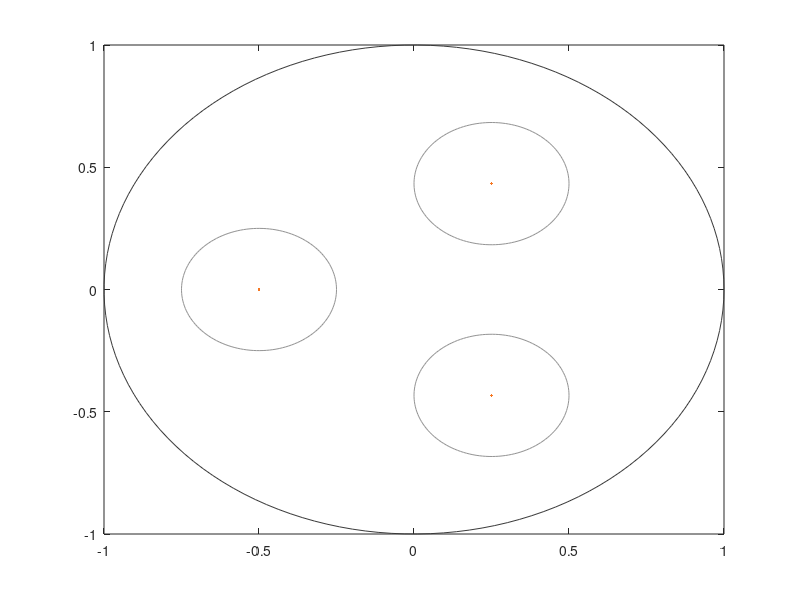

Here is the MATLAB script that generated this plot: (Note: this script raises an error after producing the figure.)
function demo_vandermonde_orb
% -------------------------------------------------------------------------
% In this demo we compute the conditioning of the Vandermonde matrices 
% construct via monomial basis and Chebyshev polynomials and the Lebesgue 
% constant of the interpolant construct by integrals on disks with 
% centers lying on orbits 
% -------------------------------------------------------------------------
% Dates
%--------------------------------------------------------------------------
% First version: November 15, 2023;
% Checked: December 07, 2023.
%--------------------------------------------------------------------------
% Authors
%--------------------------------------------------------------------------
% L. Bruni Bruno and G. Elefante
%--------------------------------------------------------------------------
% Paper
%--------------------------------------------------------------------------
% "Interpolation by integrals on discs"
% L. Bruni Bruno and G. Elefante
%--------------------------------------------------------------------------


%--------------------------------------------------------------------------
% Parameters
degSet = [1:20];
do_plot = 1;
intersection = 0; % 0 - no intersection, 1 - fixed radmax, 2 - caos 
typeset_rho = 4; % 1 - rand, 2 - ordered rand, 3 - equispaced, 4 - CL no extrema, 5 - Cheby
RadMaxDiscs = 0; % 0 - fixed radius, 1 - random radius
%--------------------------------------------------------------------------


h = 1;
for deg = degSet

fprintf('\n')
fprintf('...................................................')
fprintf('\n \t          degree   : %5d',deg)

dimP = nchoosek(deg+2,2);

NOrb = ceil((deg+1)/2); %floor(deg/2)+1;

dimPdisk = 2*[deg:-2:0] + 1;

centers = [];

switch typeset_rho
    case 1
        rho = rand(size(dimPdisk));
    case 2
        rho = sort(rand(size(dimPdisk)),'descend');
    case 3
        if dimPdisk(end)==1
            rho = linspace(0,1,size(dimPdisk,2)+1); 
            rho(end) = []; 
            rho = rho(end:-1:1);
        else
            rho = linspace(0,1,size(dimPdisk,2)+2); 
            rho(end) = []; rho(1) = [];
            rho = rho(end:-1:1);
        end
    case 4
        if dimPdisk(end)==1
            rho = cos([0:(2*NOrb)]*pi/(2*NOrb)); 
            rho = rho(2:NOrb+1);
        else
            rho = cos([0:(2*NOrb+1)]*pi/(2*NOrb+1));  
            rho = rho(2:NOrb+1);
        end
    case 5
        rho = cos((2*[1:(2*NOrb)]-1)*pi/(4*NOrb));
        rho = rho(1:NOrb);
end

for j = 1:length(dimPdisk)
    theta = linspace(0,2*pi,dimPdisk(j)+1); theta(end) = [];
    theta = mod(pi*j/3+theta,2*pi);
    centers = [centers, rho(j)*exp(1i*theta)];
end
centers = [real(centers'),imag(centers')];

C = exp(1i*linspace(0,2*pi,150));

if do_plot
    figure(1)
    plot(centers(:,1),centers(:,2),'.','Color',[245,119,34]/255); % 'Color',[147,147,147]/255
    hold on;
    plot(real(C),imag(C),'Color',[57,57,57]/255);
end

if intersection == 2
    Rmax = 1-rho';
elseif intersection == 1
    Rmax = 1-max(rho);
else
    if dimPdisk(end)==1
        R = [1,rho];
        Rmax = min(abs(R(1:end-1)-R(2:end)))/2;
    else
         R = [1,rho,0];
        Rmax = min(abs(R(1:end-1)-R(2:end)))/2;
    end
    Rmax = min(Rmax,2*pi/(2*dimPdisk(1)+2));
end

if RadMaxDiscs == 0
    radii_orb = Rmax.*ones(NOrb,1);
else
    radii_orb = Rmax*rand(NOrb,1);
end

radii = [];
for i = 1:NOrb
radii = [radii;repmat(radii_orb(i),dimPdisk(i),1)];
end

if do_plot
    for j=1:size(centers,1)
        CC = C*radii(j)+centers(j,1)+1i*centers(j,2);
        plot(real(CC),imag(CC),'Color',[147,147,147]/255) % 'Color',[245,119,34]/255
    end
end



Vmon = VandInt(deg,centers,radii);

Vcheb = chebVandInt(deg,centers,radii);

condVmon(h) = cond(Vmon);
condVcheb(h) = cond(Vcheb);

fprintf('\n...................................................')
fprintf('\n \t Cond Vand         : %2.3e',condVmon(h))
fprintf('\n \t Cond Vand cheb    : %2.3e',condVcheb(h))
fprintf('\n \t ratio cond        : %2.3e',condVmon(h)/condVcheb(h))
fprintf('\n...................................................')

% Lebesgue constant computation
LebCon(h) = LebesgueConstant(deg,centers,radii);


fprintf('\n \t Leb constant      : %2.3e',LebCon(h))
fprintf('\n...................................................')
fprintf('\n')

h = h + 1;
end

if do_plot
    figure(2)
    semilogy(degSet,condVmon,'-o','Color',[0,142,142]/255,'LineWidth',1.5)
    hold on;
    semilogy(degSet,condVcheb,'-o','Color',[142,0,0]/255,'LineWidth',1.5)

    figure(3)
    semilogy(degSet,LebCon,'-o','Color',[142,0,0]/255,'LineWidth',1.5);
    hold on
    if typeset_rho == 4
        semilogy(degSet,LebCon(1)*degSet.^(1/2),'-o','Color',[0,142,142]/255,'LineWidth',1.5)
        semilogy(degSet,LebCon(1)*degSet,'-o','Color',[142,142,142]/255,'LineWidth',1.5)
    end
end


